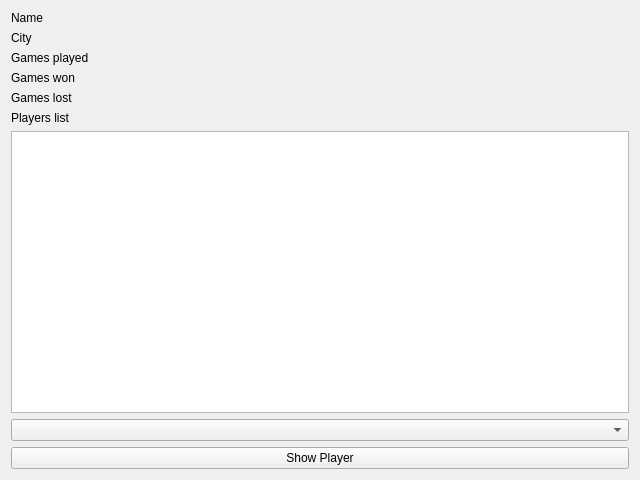
<?xml version="1.0" encoding="UTF-8"?>
<ui version="4.0">
 <class>teamView</class>
 <widget class="QWidget" name="teamView">
  <property name="geometry">
   <rect>
    <x>0</x>
    <y>0</y>
    <width>640</width>
    <height>480</height>
   </rect>
  </property>
  <property name="windowTitle">
   <string>Team</string>
  </property>
  <layout class="QVBoxLayout" name="verticalLayout">
   <item>
    <layout class="QFormLayout" name="formLayout">
     <item row="0" column="0">
      <widget class="QLabel" name="nameLabel">
       <property name="text">
        <string>Name</string>
       </property>
      </widget>
     </item>
     <item row="0" column="1">
      <widget class="QLabel" name="nameOutput">
       <property name="text">
        <string/>
       </property>
      </widget>
     </item>
     <item row="1" column="0">
      <widget class="QLabel" name="cityLabel">
       <property name="text">
        <string>City</string>
       </property>
      </widget>
     </item>
     <item row="1" column="1">
      <widget class="QLabel" name="cityOutput">
       <property name="text">
        <string/>
       </property>
      </widget>
     </item>
     <item row="2" column="0">
      <widget class="QLabel" name="gamesPlayedLabel">
       <property name="text">
        <string>Games played</string>
       </property>
      </widget>
     </item>
     <item row="2" column="1">
      <widget class="QLabel" name="gamesPlayedOutput">
       <property name="text">
        <string/>
       </property>
      </widget>
     </item>
     <item row="3" column="0">
      <widget class="QLabel" name="gamesWonLabel">
       <property name="text">
        <string>Games won</string>
       </property>
      </widget>
     </item>
     <item row="3" column="1">
      <widget class="QLabel" name="gamesWonOutput">
       <property name="text">
        <string/>
       </property>
      </widget>
     </item>
     <item row="4" column="0">
      <widget class="QLabel" name="gamesLostLabel">
       <property name="text">
        <string>Games lost</string>
       </property>
      </widget>
     </item>
     <item row="4" column="1">
      <widget class="QLabel" name="gamesLostOutput">
       <property name="text">
        <string/>
       </property>
      </widget>
     </item>
    </layout>
   </item>
   <item>
    <layout class="QVBoxLayout" name="verticalLayout_3">
     <item>
      <widget class="QLabel" name="playersListLabel">
       <property name="text">
        <string>Players list</string>
       </property>
      </widget>
     </item>
     <item>
      <widget class="QListView" name="playersList"/>
     </item>
     <item>
      <widget class="QComboBox" name="playerChoose"/>
     </item>
     <item>
      <widget class="QPushButton" name="showPlayerButton">
       <property name="text">
        <string>Show Player</string>
       </property>
      </widget>
     </item>
    </layout>
   </item>
  </layout>
 </widget>
 <resources/>
 <connections/>
</ui>
